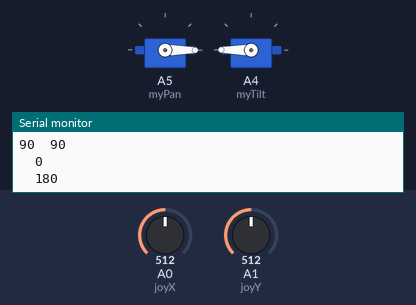
Recording of a sketch running on a simulated Arduino Uno, built with avr-gcc and run on an emulated ATmega328P. Parts: 2 × servo, the last lines printed to the serial monitor. The inputs (shaded band) are chosen by the test bench; at power-on: A0 (joyX) = 512, A1 (joyY) = 512.

Above: at 1.2 s.
1.3 s: A0 (joyX) set to 849
2.8 s: A0 (joyX) set to 868
At 3.18 s:
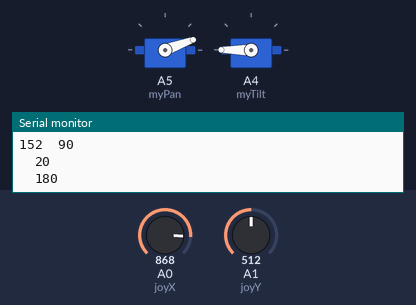
At 3.58 s:
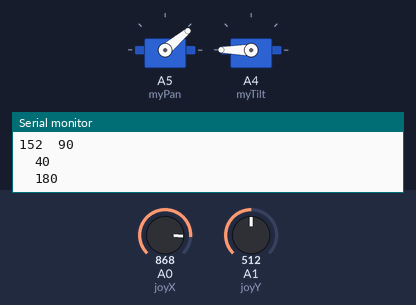
5.8 s: A1 (joyY) set to 56
8.8 s: A1 (joyY) set to 47
At 9.04 s:
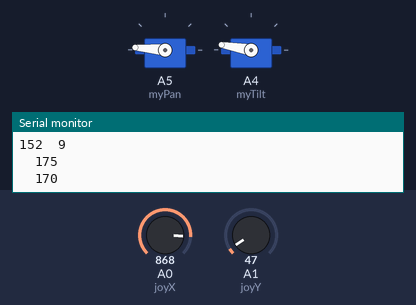
11.8 s: A0 (joyX) set to 59
14.8 s: A0 (joyX) set to 49
At 18.6 s:
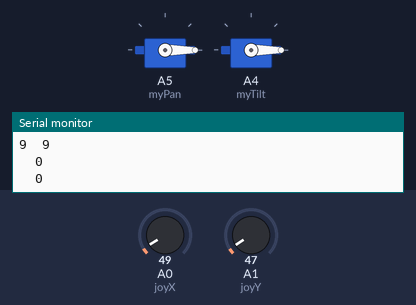
Timing chart, 0 to 18.8 s (numbered marks = the images above; inputs shaded):
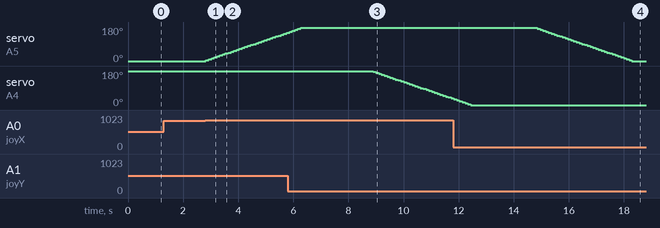

Measured:
- the behaviour switches between 857 and 858 on A0 (joyX) (found by bisection; images 0 and 1)
- the behaviour switches between 53 and 52 on A1 (joyY) (found by bisection; images 2 and 3)
- the behaviour switches between 53 and 52 on A0 (joyX) (found by bisection; images 3 and 4)
- after the input at 2.8 s, servo on A5 (myPan): moves from 0° to 150° over 2.9 s, starting at once
- after the input at 8.8 s, servo on A4 (myTilt): moves from 180° to 35° over 2.8 s, starting after 0.10 s
- after the input at 14.8 s, servo on A5 (myPan): moves from 175° to 0° over 3.4 s, starting after 0.06 s

The sketch:

servoControl.ino
```cpp
# include <Servo.h>
Servo myPan;
Servo myTilt;
int joyX = A0;
int joyY = A1;
int curPan = 0;
int curTilt = 180;
int xValue = 0;
int yValue = 0;

void setup() {
  myPan.attach(A5);
  myTilt.attach(A4);
  Serial.begin(9600);
}

void loop() {
  // put your main code here, to run repeatedly:
  xValue = analogRead(joyX);
  yValue = analogRead(joyY);
  xValue = map(xValue, 1, 1023, 1, 180);
  yValue = map(yValue, 1, 1023, 1, 180);

  if(xValue > 150 && curPan <175)
  {
    curPan += 5;
  }
  if(xValue <10  && curPan > 0)
  {
    curPan -= 5;
  }
  if(yValue > 150 && curTilt <175)
  {
    curTilt += 5;
  }
  if(yValue <10  && curTilt > 0)
  {
    curTilt -= 5;
  }
  myPan.write(curPan);
  myTilt.write(curTilt);
  //print the values with to plot or view
  Serial.print(xValue);
  Serial.print("\t");
  Serial.println(yValue);
  Serial.print("\t");
  Serial.println(curPan);
  Serial.print("\t");
  Serial.println(curTilt);
  delay(100);

}
```
